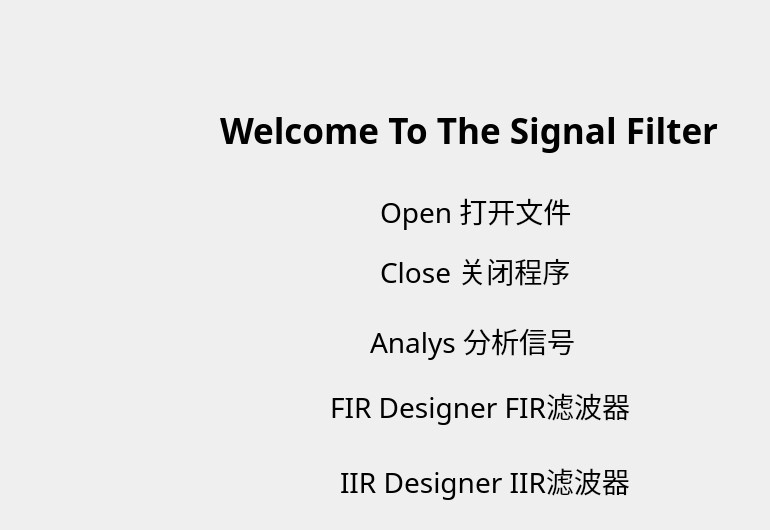
         <widget class="QWidget" name="page">
          <widget class="QLabel" name="label">
           <property name="geometry">
            <rect>
             <x>220</x>
             <y>70</y>
             <width>541</width>
             <height>121</height>
            </rect>
           </property>
           <property name="font">
            <font>
             <family>霞鹜文楷</family>
             <pointsize>26</pointsize>
             <weight>75</weight>
             <bold>true</bold>
            </font>
           </property>
           <property name="text">
            <string>Welcome To The Signal Filter</string>
           </property>
          </widget>
          <widget class="QLabel" name="label_4">
           <property name="geometry">
            <rect>
             <x>380</x>
             <y>190</y>
             <width>251</width>
             <height>41</height>
            </rect>
           </property>
           <property name="font">
            <font>
             <family>霞鹜文楷</family>
             <pointsize>21</pointsize>
            </font>
           </property>
           <property name="text">
            <string>Open 打开文件</string>
           </property>
          </widget>
          <widget class="QLabel" name="label_5">
           <property name="geometry">
            <rect>
             <x>370</x>
             <y>320</y>
             <width>271</width>
             <height>41</height>
            </rect>
           </property>
           <property name="font">
            <font>
             <family>霞鹜文楷</family>
             <pointsize>21</pointsize>
            </font>
           </property>
           <property name="text">
            <string>Analys 分析信号</string>
           </property>
          </widget>
          <widget class="QLabel" name="label_6">
           <property name="geometry">
            <rect>
             <x>380</x>
             <y>250</y>
             <width>321</width>
             <height>41</height>
            </rect>
           </property>
           <property name="font">
            <font>
             <family>霞鹜文楷</family>
             <pointsize>21</pointsize>
            </font>
           </property>
           <property name="text">
            <string>Close 关闭程序</string>
           </property>
          </widget>
          <widget class="QLabel" name="label_7">
           <property name="geometry">
            <rect>
             <x>340</x>
             <y>440</y>
             <width>341</width>
             <height>81</height>
            </rect>
           </property>
           <property name="font">
            <font>
             <family>霞鹜文楷</family>
             <pointsize>21</pointsize>
            </font>
           </property>
           <property name="text">
            <string>IIR Designer IIR滤波器</string>
           </property>
          </widget>
          <widget class="QLabel" name="label_8">
           <property name="geometry">
            <rect>
             <x>330</x>
             <y>380</y>
             <width>321</width>
             <height>51</height>
            </rect>
           </property>
           <property name="font">
            <font>
             <family>霞鹜文楷</family>
             <pointsize>21</pointsize>
            </font>
           </property>
           <property name="text">
            <string>FIR Designer FIR滤波器</string>
           </property>
          </widget>
         </widget>
